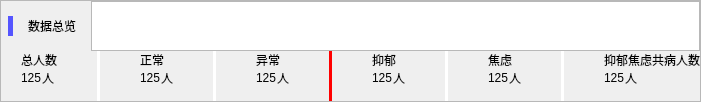
       <widget class="QFrame" name="frame_4">
        <property name="frameShape">
         <enum>QFrame::StyledPanel</enum>
        </property>
        <property name="frameShadow">
         <enum>QFrame::Raised</enum>
        </property>
        <layout class="QVBoxLayout" name="verticalLayout_2" stretch="1,4">
         <property name="spacing">
          <number>0</number>
         </property>
         <property name="leftMargin">
          <number>0</number>
         </property>
         <property name="topMargin">
          <number>0</number>
         </property>
         <property name="rightMargin">
          <number>0</number>
         </property>
         <property name="bottomMargin">
          <number>0</number>
         </property>
         <item>
          <layout class="QHBoxLayout" name="horizontalLayout_2">
           <property name="spacing">
            <number>15</number>
           </property>
           <property name="leftMargin">
            <number>7</number>
           </property>
           <property name="topMargin">
            <number>0</number>
           </property>
           <item>
            <widget class="QLabel" name="label">
             <property name="minimumSize">
              <size>
               <width>5</width>
               <height>20</height>
              </size>
             </property>
             <property name="maximumSize">
              <size>
               <width>5</width>
               <height>20</height>
              </size>
             </property>
             <property name="styleSheet">
              <string notr="true">
background-color: rgb(85,85,255);	
</string>
             </property>
             <property name="text">
              <string/>
             </property>
            </widget>
           </item>
           <item>
            <widget class="QLabel" name="label_14">
             <property name="styleSheet">
              <string notr="true"/>
             </property>
             <property name="text">
              <string>数据总览</string>
             </property>
            </widget>
           </item>
           <item>
            <widget class="QTextEdit" name="textEdit_6">
             <property name="minimumSize">
              <size>
               <width>0</width>
               <height>50</height>
              </size>
             </property>
             <property name="maximumSize">
              <size>
               <width>16777215</width>
               <height>50</height>
              </size>
             </property>
             <property name="html">
              <string>&lt;!DOCTYPE HTML PUBLIC &quot;-//W3C//DTD HTML 4.0//EN&quot; &quot;http://www.w3.org/TR/REC-html40/strict.dtd&quot;&gt;
&lt;html&gt;&lt;head&gt;&lt;meta name=&quot;qrichtext&quot; content=&quot;1&quot; /&gt;&lt;style type=&quot;text/css&quot;&gt;
p, li { white-space: pre-wrap; }
&lt;/style&gt;&lt;/head&gt;&lt;body style=&quot; font-family:'SimSun'; font-size:9pt; font-weight:400; font-style:normal;&quot;&gt;
&lt;p style=&quot;-qt-paragraph-type:empty; margin-top:0px; margin-bottom:0px; margin-left:0px; margin-right:0px; -qt-block-indent:0; text-indent:0px; font-size:10px;&quot;&gt;&lt;br /&gt;&lt;/p&gt;&lt;/body&gt;&lt;/html&gt;</string>
             </property>
            </widget>
           </item>
          </layout>
         </item>
         <item>
          <layout class="QHBoxLayout" name="horizontalLayout_3">
           <property name="spacing">
            <number>0</number>
           </property>
           <property name="leftMargin">
            <number>20</number>
           </property>
           <item>
            <layout class="QHBoxLayout" name="horizontalLayout_12">
             <property name="spacing">
              <number>0</number>
             </property>
             <property name="rightMargin">
              <number>0</number>
             </property>
             <item>
              <layout class="QVBoxLayout" name="verticalLayout_9">
               <item>
                <widget class="QLabel" name="label_6">
                 <property name="text">
                  <string>总人数</string>
                 </property>
                </widget>
               </item>
               <item>
                <layout class="QHBoxLayout" name="horizontalLayout_13">
                 <item>
                  <widget class="QLabel" name="label_41">
                   <property name="text">
                    <string>125</string>
                   </property>
                  </widget>
                 </item>
                 <item>
                  <widget class="QLabel" name="label_42">
                   <property name="sizePolicy">
                    <sizepolicy hsizetype="Expanding" vsizetype="Preferred">
                     <horstretch>0</horstretch>
                     <verstretch>0</verstretch>
                    </sizepolicy>
                   </property>
                   <property name="text">
                    <string>人</string>
                   </property>
                  </widget>
                 </item>
                </layout>
               </item>
               <item>
                <widget class="QLabel" name="label_43">
                 <property name="text">
                  <string/>
                 </property>
                </widget>
               </item>
              </layout>
             </item>
             <item>
              <spacer name="horizontalSpacer_13">
               <property name="orientation">
                <enum>Qt::Horizontal</enum>
               </property>
               <property name="sizeHint" stdset="0">
                <size>
                 <width>40</width>
                 <height>20</height>
                </size>
               </property>
              </spacer>
             </item>
             <item>
              <widget class="QLabel" name="label_44">
               <property name="minimumSize">
                <size>
                 <width>3</width>
                 <height>30</height>
                </size>
               </property>
               <property name="maximumSize">
                <size>
                 <width>3</width>
                 <height>50</height>
                </size>
               </property>
               <property name="styleSheet">
                <string notr="true">
background-color: rgb(255,255,255);	
</string>
               </property>
               <property name="text">
                <string/>
               </property>
              </widget>
             </item>
             <item>
              <spacer name="horizontalSpacer_12">
               <property name="orientation">
                <enum>Qt::Horizontal</enum>
               </property>
               <property name="sizeHint" stdset="0">
                <size>
                 <width>40</width>
                 <height>20</height>
                </size>
               </property>
              </spacer>
             </item>
            </layout>
           </item>
           <item>
            <layout class="QHBoxLayout" name="horizontalLayout_4">
             <property name="spacing">
              <number>0</number>
             </property>
             <property name="rightMargin">
              <number>0</number>
             </property>
             <item>
              <layout class="QVBoxLayout" name="verticalLayout_8">
               <item>
                <widget class="QLabel" name="label_5">
                 <property name="text">
                  <string>正常</string>
                 </property>
                </widget>
               </item>
               <item>
                <layout class="QHBoxLayout" name="horizontalLayout_10">
                 <item>
                  <widget class="QLabel" name="label_37">
                   <property name="text">
                    <string>125</string>
                   </property>
                  </widget>
                 </item>
                 <item>
                  <widget class="QLabel" name="label_38">
                   <property name="sizePolicy">
                    <sizepolicy hsizetype="Expanding" vsizetype="Preferred">
                     <horstretch>0</horstretch>
                     <verstretch>0</verstretch>
                    </sizepolicy>
                   </property>
                   <property name="text">
                    <string>人</string>
                   </property>
                  </widget>
                 </item>
                </layout>
               </item>
               <item>
                <widget class="QLabel" name="label_39">
                 <property name="text">
                  <string/>
                 </property>
                </widget>
               </item>
              </layout>
             </item>
             <item>
              <spacer name="horizontalSpacer_14">
               <property name="orientation">
                <enum>Qt::Horizontal</enum>
               </property>
               <property name="sizeHint" stdset="0">
                <size>
                 <width>40</width>
                 <height>20</height>
                </size>
               </property>
              </spacer>
             </item>
             <item>
              <widget class="QLabel" name="label_81">
               <property name="minimumSize">
                <size>
                 <width>3</width>
                 <height>30</height>
                </size>
               </property>
               <property name="maximumSize">
                <size>
                 <width>3</width>
                 <height>50</height>
                </size>
               </property>
               <property name="styleSheet">
                <string notr="true">
background-color: rgb(255,255,255);	
</string>
               </property>
               <property name="text">
                <string/>
               </property>
              </widget>
             </item>
             <item>
              <spacer name="horizontalSpacer_15">
               <property name="orientation">
                <enum>Qt::Horizontal</enum>
               </property>
               <property name="sizeHint" stdset="0">
                <size>
                 <width>40</width>
                 <height>20</height>
                </size>
               </property>
              </spacer>
             </item>
            </layout>
           </item>
           <item>
            <layout class="QHBoxLayout" name="horizontalLayout_15">
             <property name="spacing">
              <number>0</number>
             </property>
             <property name="rightMargin">
              <number>0</number>
             </property>
             <item>
              <layout class="QVBoxLayout" name="verticalLayout_11">
               <item>
                <widget class="QLabel" name="label_50">
                 <property name="text">
                  <string>异常</string>
                 </property>
                </widget>
               </item>
               <item>
                <layout class="QHBoxLayout" name="horizontalLayout_16">
                 <item>
                  <widget class="QLabel" name="label_51">
                   <property name="text">
                    <string>125</string>
                   </property>
                  </widget>
                 </item>
                 <item>
                  <widget class="QLabel" name="label_52">
                   <property name="sizePolicy">
                    <sizepolicy hsizetype="Expanding" vsizetype="Preferred">
                     <horstretch>0</horstretch>
                     <verstretch>0</verstretch>
                    </sizepolicy>
                   </property>
                   <property name="text">
                    <string>人</string>
                   </property>
                  </widget>
                 </item>
                </layout>
               </item>
               <item>
                <widget class="QLabel" name="label_53">
                 <property name="text">
                  <string/>
                 </property>
                </widget>
               </item>
              </layout>
             </item>
             <item>
              <spacer name="horizontalSpacer_16">
               <property name="orientation">
                <enum>Qt::Horizontal</enum>
               </property>
               <property name="sizeHint" stdset="0">
                <size>
                 <width>40</width>
                 <height>20</height>
                </size>
               </property>
              </spacer>
             </item>
             <item>
              <widget class="QLabel" name="label_87">
               <property name="minimumSize">
                <size>
                 <width>3</width>
                 <height>30</height>
                </size>
               </property>
               <property name="maximumSize">
                <size>
                 <width>3</width>
                 <height>50</height>
                </size>
               </property>
               <property name="styleSheet">
                <string notr="true">
background-color: red;	
</string>
               </property>
               <property name="text">
                <string/>
               </property>
              </widget>
             </item>
             <item>
              <spacer name="horizontalSpacer_17">
               <property name="orientation">
                <enum>Qt::Horizontal</enum>
               </property>
               <property name="sizeHint" stdset="0">
                <size>
                 <width>40</width>
                 <height>20</height>
                </size>
               </property>
              </spacer>
             </item>
            </layout>
           </item>
           <item>
            <layout class="QHBoxLayout" name="horizontalLayout_14">
             <property name="spacing">
              <number>0</number>
             </property>
             <property name="rightMargin">
              <number>0</number>
             </property>
             <item>
              <layout class="QVBoxLayout" name="verticalLayout_10">
               <item>
                <widget class="QLabel" name="label_45">
                 <property name="text">
                  <string>抑郁</string>
                 </property>
                </widget>
               </item>
               <item>
                <layout class="QHBoxLayout" name="horizontalLayout_17">
                 <item>
                  <widget class="QLabel" name="label_46">
                   <property name="text">
                    <string>125</string>
                   </property>
                  </widget>
                 </item>
                 <item>
                  <widget class="QLabel" name="label_47">
                   <property name="sizePolicy">
                    <sizepolicy hsizetype="Expanding" vsizetype="Preferred">
                     <horstretch>0</horstretch>
                     <verstretch>0</verstretch>
                    </sizepolicy>
                   </property>
                   <property name="text">
                    <string>人</string>
                   </property>
                  </widget>
                 </item>
                </layout>
               </item>
               <item>
                <widget class="QLabel" name="label_48">
                 <property name="text">
                  <string/>
                 </property>
                </widget>
               </item>
              </layout>
             </item>
             <item>
              <spacer name="horizontalSpacer_18">
               <property name="orientation">
                <enum>Qt::Horizontal</enum>
               </property>
               <property name="sizeHint" stdset="0">
                <size>
                 <width>40</width>
                 <height>20</height>
                </size>
               </property>
              </spacer>
             </item>
             <item>
              <widget class="QLabel" name="label_54">
               <property name="minimumSize">
                <size>
                 <width>3</width>
                 <height>30</height>
                </size>
               </property>
               <property name="maximumSize">
                <size>
                 <width>3</width>
                 <height>50</height>
                </size>
               </property>
               <property name="styleSheet">
                <string notr="true">
background-color: rgb(255,255,255);	
</string>
               </property>
               <property name="text">
                <string/>
               </property>
              </widget>
             </item>
             <item>
              <spacer name="horizontalSpacer_19">
               <property name="orientation">
                <enum>Qt::Horizontal</enum>
               </property>
               <property name="sizeHint" stdset="0">
                <size>
                 <width>40</width>
                 <height>20</height>
                </size>
               </property>
              </spacer>
             </item>
            </layout>
           </item>
           <item>
            <layout class="QHBoxLayout" name="horizontalLayout_18">
             <property name="spacing">
              <number>0</number>
             </property>
             <property name="rightMargin">
              <number>0</number>
             </property>
             <item>
              <layout class="QVBoxLayout" name="verticalLayout_13">
               <item>
                <widget class="QLabel" name="label_59">
                 <property name="text">
                  <string>焦虑</string>
                 </property>
                </widget>
               </item>
               <item>
                <layout class="QHBoxLayout" name="horizontalLayout_19">
                 <item>
                  <widget class="QLabel" name="label_60">
                   <property name="text">
                    <string>125</string>
                   </property>
                  </widget>
                 </item>
                 <item>
                  <widget class="QLabel" name="label_61">
                   <property name="sizePolicy">
                    <sizepolicy hsizetype="Expanding" vsizetype="Preferred">
                     <horstretch>0</horstretch>
                     <verstretch>0</verstretch>
                    </sizepolicy>
                   </property>
                   <property name="text">
                    <string>人</string>
                   </property>
                  </widget>
                 </item>
                </layout>
               </item>
               <item>
                <widget class="QLabel" name="label_62">
                 <property name="text">
                  <string/>
                 </property>
                </widget>
               </item>
              </layout>
             </item>
             <item>
              <spacer name="horizontalSpacer_20">
               <property name="orientation">
                <enum>Qt::Horizontal</enum>
               </property>
               <property name="sizeHint" stdset="0">
                <size>
                 <width>40</width>
                 <height>20</height>
                </size>
               </property>
              </spacer>
             </item>
             <item>
              <widget class="QLabel" name="label_49">
               <property name="minimumSize">
                <size>
                 <width>3</width>
                 <height>30</height>
                </size>
               </property>
               <property name="maximumSize">
                <size>
                 <width>3</width>
                 <height>50</height>
                </size>
               </property>
               <property name="styleSheet">
                <string notr="true">
background-color: rgb(255,255,255);	
</string>
               </property>
               <property name="text">
                <string/>
               </property>
              </widget>
             </item>
             <item>
              <spacer name="horizontalSpacer_21">
               <property name="orientation">
                <enum>Qt::Horizontal</enum>
               </property>
               <property name="sizeHint" stdset="0">
                <size>
                 <width>40</width>
                 <height>20</height>
                </size>
               </property>
              </spacer>
             </item>
            </layout>
           </item>
           <item>
            <layout class="QVBoxLayout" name="verticalLayout_12">
             <item>
              <widget class="QLabel" name="label_55">
               <property name="text">
                <string>抑郁焦虑共病人数</string>
               </property>
              </widget>
             </item>
             <item>
              <layout class="QHBoxLayout" name="horizontalLayout_20">
               <item>
                <widget class="QLabel" name="label_56">
                 <property name="text">
                  <string>125</string>
                 </property>
                </widget>
               </item>
               <item>
                <widget class="QLabel" name="label_57">
                 <property name="sizePolicy">
                  <sizepolicy hsizetype="Expanding" vsizetype="Preferred">
                   <horstretch>0</horstretch>
                   <verstretch>0</verstretch>
                  </sizepolicy>
                 </property>
                 <property name="text">
                  <string>人</string>
                 </property>
                </widget>
               </item>
              </layout>
             </item>
             <item>
              <widget class="QLabel" name="label_58">
               <property name="text">
                <string/>
               </property>
              </widget>
             </item>
            </layout>
           </item>
          </layout>
         </item>
        </layout>
       </widget>
